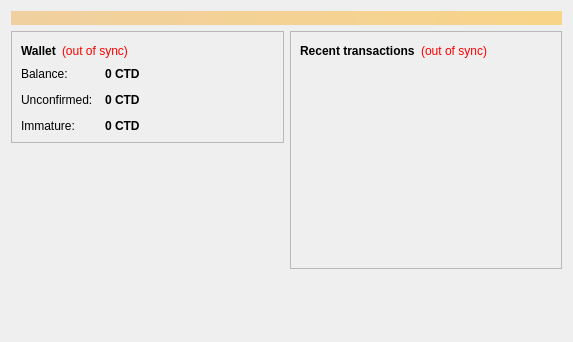
<?xml version="1.0" encoding="UTF-8"?>
<ui version="4.0">
 <class>OverviewPage</class>
 <widget class="QWidget" name="OverviewPage">
  <property name="geometry">
   <rect>
    <x>0</x>
    <y>0</y>
    <width>573</width>
    <height>342</height>
   </rect>
  </property>
  <property name="windowTitle">
   <string>Form</string>
  </property>
  <layout class="QVBoxLayout" name="topLayout">
   <item>
    <widget class="QLabel" name="labelAlerts">
     <property name="visible">
      <bool>false</bool>
     </property>
     <property name="styleSheet">
      <string notr="true">background-color: qlineargradient(x1: 0, y1: 0, x2: 1, y2: 0, stop:0 #F0D0A0, stop:1 #F8D488); color:#000000;</string>
     </property>
     <property name="wordWrap">
      <bool>true</bool>
     </property>
     <property name="margin">
      <number>3</number>
     </property>
    </widget>
   </item>
   <item>
    <layout class="QHBoxLayout" name="horizontalLayout" stretch="1,1">
     <item>
      <layout class="QVBoxLayout" name="verticalLayout_2">
       <item>
        <widget class="QFrame" name="frame">
         <property name="frameShape">
          <enum>QFrame::StyledPanel</enum>
         </property>
         <property name="frameShadow">
          <enum>QFrame::Raised</enum>
         </property>
         <layout class="QVBoxLayout" name="verticalLayout_4">
          <item>
           <layout class="QHBoxLayout" name="horizontalLayout_4">
            <item>
             <widget class="QLabel" name="label_5">
              <property name="font">
               <font>
                <weight>75</weight>
                <bold>true</bold>
               </font>
              </property>
              <property name="text">
               <string>Wallet</string>
              </property>
             </widget>
            </item>
            <item>
             <widget class="QLabel" name="labelWalletStatus">
              <property name="toolTip">
               <string>The displayed information may be out of date. Your wallet automatically synchronizes with the CateDoge network after a connection is established, but this process has not completed yet.</string>
              </property>
              <property name="styleSheet">
               <string notr="true">QLabel { color: red; }</string>
              </property>
              <property name="text">
               <string notr="true">(out of sync)</string>
              </property>
              <property name="alignment">
               <set>Qt::AlignLeading|Qt::AlignLeft|Qt::AlignVCenter</set>
              </property>
             </widget>
            </item>
            <item>
             <spacer name="horizontalSpacer_2">
              <property name="orientation">
               <enum>Qt::Horizontal</enum>
              </property>
              <property name="sizeHint" stdset="0">
               <size>
                <width>40</width>
                <height>20</height>
               </size>
              </property>
             </spacer>
            </item>
           </layout>
          </item>
          <item>
           <layout class="QFormLayout" name="formLayout_2">
            <property name="fieldGrowthPolicy">
             <enum>QFormLayout::AllNonFixedFieldsGrow</enum>
            </property>
            <property name="horizontalSpacing">
             <number>12</number>
            </property>
            <property name="verticalSpacing">
             <number>12</number>
            </property>
            <item row="0" column="0">
             <widget class="QLabel" name="label">
              <property name="text">
               <string>Balance:</string>
              </property>
             </widget>
            </item>
            <item row="0" column="1">
             <widget class="QLabel" name="labelBalance">
              <property name="font">
               <font>
                <weight>75</weight>
                <bold>true</bold>
               </font>
              </property>
              <property name="cursor">
               <cursorShape>IBeamCursor</cursorShape>
              </property>
              <property name="toolTip">
               <string>Your current balance</string>
              </property>
              <property name="text">
               <string notr="true">0 CTD</string>
              </property>
              <property name="textInteractionFlags">
               <set>Qt::LinksAccessibleByMouse|Qt::TextSelectableByKeyboard|Qt::TextSelectableByMouse</set>
              </property>
             </widget>
            </item>
            <item row="1" column="0">
             <widget class="QLabel" name="label_3">
              <property name="text">
               <string>Unconfirmed:</string>
              </property>
             </widget>
            </item>
            <item row="1" column="1">
             <widget class="QLabel" name="labelUnconfirmed">
              <property name="font">
               <font>
                <weight>75</weight>
                <bold>true</bold>
               </font>
              </property>
              <property name="cursor">
               <cursorShape>IBeamCursor</cursorShape>
              </property>
              <property name="toolTip">
               <string>Total of transactions that have yet to be confirmed, and do not yet count toward the current balance</string>
              </property>
              <property name="text">
               <string notr="true">0 CTD</string>
              </property>
              <property name="textInteractionFlags">
               <set>Qt::LinksAccessibleByMouse|Qt::TextSelectableByKeyboard|Qt::TextSelectableByMouse</set>
              </property>
             </widget>
            </item>
            <item row="2" column="0">
             <widget class="QLabel" name="labelImmatureText">
              <property name="text">
               <string>Immature:</string>
              </property>
             </widget>
            </item>
            <item row="2" column="1">
             <widget class="QLabel" name="labelImmature">
              <property name="font">
               <font>
                <weight>75</weight>
                <bold>true</bold>
               </font>
              </property>
              <property name="toolTip">
               <string>Mined balance that has not yet matured</string>
              </property>
              <property name="text">
               <string notr="true">0 CTD</string>
              </property>
              <property name="textInteractionFlags">
               <set>Qt::LinksAccessibleByMouse|Qt::TextSelectableByKeyboard|Qt::TextSelectableByMouse</set>
              </property>
             </widget>
            </item>
           </layout>
          </item>
         </layout>
        </widget>
       </item>
       <item>
        <spacer name="verticalSpacer">
         <property name="orientation">
          <enum>Qt::Vertical</enum>
         </property>
         <property name="sizeHint" stdset="0">
          <size>
           <width>20</width>
           <height>40</height>
          </size>
         </property>
        </spacer>
       </item>
        <item>
         <widget class="QLabel" name="label_wallet_bgcoin">
          <property name="text">
           <string/>
          </property>
          <property name="pixmap">
           <pixmap resource="../bitcoin.qrc">:/images/wallet_bgcoin</pixmap>
          </property>
          <property name="scaledContents">
           <bool>false</bool>
          </property>
          <property name="alignment">
           <set>Qt::AlignCenter</set>
          </property>
          <property name="margin">
           <number>-2</number>
          </property>
         </widget>
        </item>
        <item>
         <widget class="QLabel" name="label_6">
          <property name="text">
           <string/>
          </property>
         </widget>
        </item>
      </layout>
     </item>
     <item>
      <layout class="QVBoxLayout" name="verticalLayout_3">
       <item>
        <widget class="QFrame" name="frame_2">
         <property name="frameShape">
          <enum>QFrame::StyledPanel</enum>
         </property>
         <property name="frameShadow">
          <enum>QFrame::Raised</enum>
         </property>
         <layout class="QVBoxLayout" name="verticalLayout">
          <item>
           <layout class="QHBoxLayout" name="horizontalLayout_2">
            <item>
             <widget class="QLabel" name="label_4">
              <property name="text">
               <string>&lt;b&gt;Recent transactions&lt;/b&gt;</string>
              </property>
             </widget>
            </item>
            <item>
             <widget class="QLabel" name="labelTransactionsStatus">
              <property name="toolTip">
               <string>The displayed information may be out of date. Your wallet automatically synchronizes with the CateDoge network after a connection is established, but this process has not completed yet.</string>
              </property>
              <property name="styleSheet">
               <string notr="true">QLabel { color: red; }</string>
              </property>
              <property name="text">
               <string notr="true">(out of sync)</string>
              </property>
              <property name="alignment">
               <set>Qt::AlignRight|Qt::AlignTrailing|Qt::AlignVCenter</set>
              </property>
             </widget>
            </item>
            <item>
             <spacer name="horizontalSpacer">
              <property name="orientation">
               <enum>Qt::Horizontal</enum>
              </property>
              <property name="sizeHint" stdset="0">
               <size>
                <width>40</width>
                <height>20</height>
               </size>
              </property>
             </spacer>
            </item>
           </layout>
          </item>
          <item>
           <widget class="QListView" name="listTransactions">
            <property name="styleSheet">
             <string notr="true">QListView { background: transparent; }</string>
            </property>
            <property name="frameShape">
             <enum>QFrame::NoFrame</enum>
            </property>
            <property name="verticalScrollBarPolicy">
             <enum>Qt::ScrollBarAlwaysOff</enum>
            </property>
            <property name="horizontalScrollBarPolicy">
             <enum>Qt::ScrollBarAlwaysOff</enum>
            </property>
            <property name="selectionMode">
             <enum>QAbstractItemView::NoSelection</enum>
            </property>
           </widget>
          </item>
         </layout>
        </widget>
       </item>
       <item>
        <spacer name="verticalSpacer_2">
         <property name="orientation">
          <enum>Qt::Vertical</enum>
         </property>
         <property name="sizeHint" stdset="0">
          <size>
           <width>20</width>
           <height>40</height>
          </size>
         </property>
        </spacer>
       </item>
      </layout>
     </item>
    </layout>
   </item>
  </layout>
 </widget>
 <resources/>
 <connections/>
</ui>
